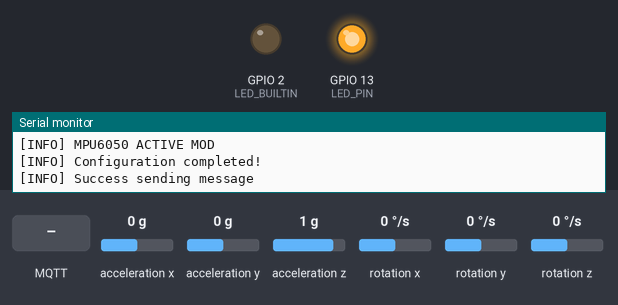
Simulated run of this sketch. Board: ESP8266 (Wemos D1 mini). Parts: output pins drawn as LEDs (lit = HIGH, except the on-board LED, lit = LOW), the last lines printed to the serial monitor. Wiring (inferred from the names in the program): MPU-6050 motion sensor at I2C address 0x68. Inputs (shaded band) come from the test bench; at power-on: acceleration x 0 g, acceleration y 0 g, acceleration z 1 g, rotation x 0 °/s, rotation y 0 °/s, rotation z 0 °/s. WiFi joins after 1.5 s; servers stay silent unless stated; no MQTT or app messages arrive unless stated.

Above: at 4.7 s.
4.8 s: MQTT message "h" arrives on the first subscribed topic
At 7.0 s:
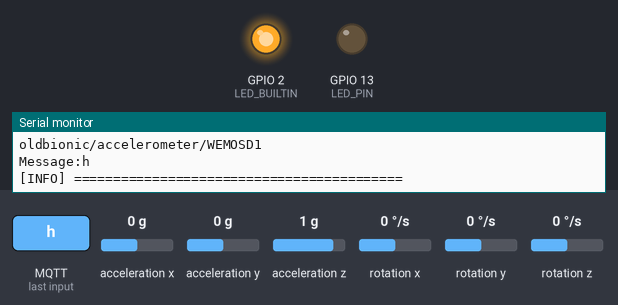
9.4 s: MQTT message "1" arrives on the first subscribed topic
13.9 s: MQTT message "on" arrives on the first subscribed topic
Timing chart, 0 to 24.3 s (numbered marks = the images above; inputs shaded):
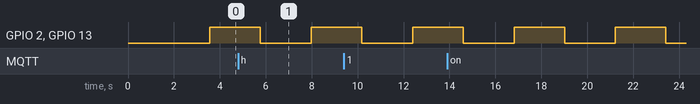

The sketch:

Bracelet.ino
```cpp
/******************************************************
 ******************************************************
 ** / _ \| |   |  _ \  | __ )_ _/ _ \| \ | |_ _/ ___|**
 **| | | | |   | | | | |  _ \| | | | |  \| || | |    **
 **| |_| | |___| |_| | | |_) | | |_| | |\  || | |___ **
 ** \___/|_____|____/  |____/___\___/|_| \_|___\____|**
 ******************************************************
 ******************************************************
 **Created 22 Jan 2018*********************************
 **By Guilherme Uezima*********************************
 ******************************************************
 ======================================================
 * Monitoring of sensors (accelerometer) by the Wemos *
 *     D1 Mini and communication with the server      *
 ======================================================*/

#include <ESP8266WiFi.h>  //WIFI Connection
#include <Wire.h>         //I2C  Connection
#include <ArduinoJson.h>  //JSON Communication with server
#include <PubSubClient.h> //MQTT Communication

/* CONST BLOCK ======= */
const char* SSID = "***";
const char* WIFI_PASSWORD = "***";

const int SDA_PIN = 4; //I2C SDA - GPIO (WEMOS D1)
const int SCL_PIN = 5; //I2C SCL - GPIO (WEMOS D2)

const int LED_PIN = 13;

const int MPU_ADDR =      0x68; // MPU6050 ADDRESS (0x68)
const int MPU_ID =        0x75; // MPU6050 IDENTIFICATION
const int PWR_MPU =       0x6B; // ENERGY MANAGEMENT
const int GYRO_CONFIG =   0x1B; // GYROSCOPE CONFIG REGISTRY
const int ACCEL_CONFIG =  0x1C; // ACCELEROMETER CONFIG REGISTRY
const int ACCEL_XOUT =    0x3B; // ACCELEROMETER ACCEL X CONFIG REGISTRY

const char* MQTT_SERVER = "***";
const int   MQTT_PORT = 000;
const char* MQTT_USER = "***";
const char* MQTT_PASS = "***";
const char* MQTT_TOPIC = "***";


/* VARS BLOCK ======= */
bool boardLed = false;
int16_t AcX, AcY, AcZ, Tmp, GyX, GyY, GyZ;

WiFiClient client;
PubSubClient clientMQTT(client);

/* LOG BLOCK ========= */
void infoLog(String msg) {
  Serial.println("[INFO] " + msg);
}

/* WIFI BLOCK ======== */
void configureWiFi() {
  infoLog("Connection to network");
  Serial.println(SSID);

  if(WiFi.status() == WL_CONNECTED)
    return;

  WiFi.begin(SSID, WIFI_PASSWORD);

  while(WiFi.status() != WL_CONNECTED){
    delay(100);
    Serial.print("|");
  }
  Serial.println("");
  infoLog("Connected in network");
}

/* CALLBACK MQTT BLOCK ======== */
void callback(char* topic, byte* payload, unsigned int length) {
  infoLog("==========================================");
  infoLog("Message arrived from MQTT Server - Topic: ");
  Serial.println(topic);

  Serial.print("Message:");
  for(int i = 0; i < length; i++){
    Serial.print((char)payload[i]);
  }

  Serial.println();
  infoLog("==========================================");
}

/* PUBSUB MQTT BLOCK ======== */
void configureMQTT() {
  clientMQTT.setServer(MQTT_SERVER, MQTT_PORT);
  clientMQTT.setCallback(callback);

  while(!clientMQTT.connected()){
    if(clientMQTT.connect("WEMOSD1Client", MQTT_USER, MQTT_PASS)){
      infoLog("Connected in MQTT server");
    }else{
      infoLog("Connection to MQTT server failed");
      Serial.println(clientMQTT.state());
    }
    delay(2000);
    Serial.print("|");
  }
}

void sendJSONMQTT(int jsonBufferSize, JsonObject& JSONencoder, char* topic) {
  char JSONmessageBuffer[jsonBufferSize];
  JSONencoder.printTo(JSONmessageBuffer, sizeof(JSONmessageBuffer));

  if(clientMQTT.publish(topic, JSONmessageBuffer)){
    infoLog("Success sending message");
  }else{
    infoLog("Error sending message");
    infoLog("RESET");
    setup();
  }
}

/* I2C BLOCK ======= */
void configureI2C() {
  Wire.begin(SDA_PIN, SCL_PIN);
}

/* MPU6050 BLOCK ======= */
void readRawMPU() {
  Wire.beginTransmission(MPU_ADDR);
  Wire.write(ACCEL_XOUT);
  Wire.endTransmission(false);
  Wire.requestFrom(MPU_ADDR, 14);

  AcX = Wire.read() << 8; //Most significant bit
  AcX |= Wire.read();     //Bit least significant
  AcY = Wire.read() << 8;
  AcY |= Wire.read();
  AcZ = Wire.read() << 8;
  AcZ |= Wire.read();

  Tmp = Wire.read() << 8;
  Tmp |= Wire.read();

  GyX = Wire.read() << 8;
  GyX |= Wire.read();
  GyY = Wire.read() << 8;
  GyY |= Wire.read();
  GyZ = Wire.read() << 8;
  GyZ |= Wire.read();

  boardLed = !boardLed;
  digitalWrite(LED_BUILTIN, boardLed);
  digitalWrite(LED_PIN, boardLed);
  delay(200);
}

void sendJSONMPU() {
  StaticJsonBuffer<500> JSONbuffer;
  JsonObject& JSONencoder = JSONbuffer.createObject();

  JSONencoder["AcX"] = AcX;
  JSONencoder["AcY"] = AcY;
  JSONencoder["AcZ"] = AcZ;
  JSONencoder["Tmp"] = Tmp;
  JSONencoder["GyX"] = GyX;
  JSONencoder["GyY"] = GyY;
  JSONencoder["GyZ"] = GyZ;

  sendJSONMQTT(500, JSONencoder, "oldbionic/accelerometer");
}

uint8_t readRegMPU(uint8_t reg) {
  uint8_t data;
  Wire.beginTransmission(MPU_ADDR);
  Wire.write(reg);
  Wire.endTransmission(false);
  Wire.requestFrom(MPU_ADDR, 1);
  data = Wire.read();
  return data;
}

void writeRegMPU(int reg, int val) {
  Wire.beginTransmission(MPU_ADDR);
  Wire.write(reg);
  Wire.write(val);
  Wire.endTransmission(true);
}

void findMPU(int mpu_addr) {
  Wire.beginTransmission(MPU_ADDR);
  int data = Wire.endTransmission(true);

  if(data == 0)
  {
    infoLog("MPU6050 located");
  }
  else
  {
    infoLog("MPU6050 not found");
  }
}

void checkMPU(int mpu_addr) {
  findMPU(MPU_ADDR);

  int data = readRegMPU(MPU_ID);

  if(data == 104)
  {
    infoLog("MPU6050 response OK! (104)");

    data = readRegMPU(PWR_MPU);

    if(data == 64) infoLog("MPU6050 INFO MOD (64)");
    else infoLog("MPU6050 ACTIVE MOD");
  }
  else infoLog("MPU6050 ERROR");
}

void configureMPU6050() {
  //SET SENSOR MODE ACTIVE
  writeRegMPU(PWR_MPU, 0);

 // SET GYROSCOPE SCALE
 /* FS_SEL  Full Scale Range
  *0        ± 250 °/s      0b00000000
  *1        ± 500 °/s      0b00001000
  *2        ± 1000 °/s     0b00010000
  *3        ± 2000 °/s     0b00011000
 */
  writeRegMPU(GYRO_CONFIG, 0);

 // SET ACCELEROMETER SCALE
 /* AFS_SEL   Full Scale Range
  *0           ± 2g            0b00000000
  *1           ± 4g            0b00001000
  *2           ± 8g            0b00010000
  *3           ± 16g           0b00011000
 */
  writeRegMPU(ACCEL_CONFIG, 0);
}

/* SETUP BLOCK ======= */
void setup() {
  pinMode(LED_BUILTIN, OUTPUT);
  pinMode(LED_PIN, OUTPUT);
  Serial.begin(115200);

  infoLog("Establishing WiFi connection");
  configureWiFi();
  configureMQTT();
  clientMQTT.subscribe("oldbionic/accelerometer/WEMOSD1");

  infoLog("Establishing MPU6050 connection");
  configureI2C();
  configureMPU6050();
  checkMPU(MPU_ADDR);

  infoLog("Configuration completed!");
}

void loop() {
  readRawMPU();
  sendJSONMPU();
  clientMQTT.loop();
  delay(2000);
}
```

Measured:
- by itself, GPIO 2 (LED_BUILTIN), GPIO 13 (LED_PIN): alternates HIGH for 2.2 s and LOW for 2.2 s
